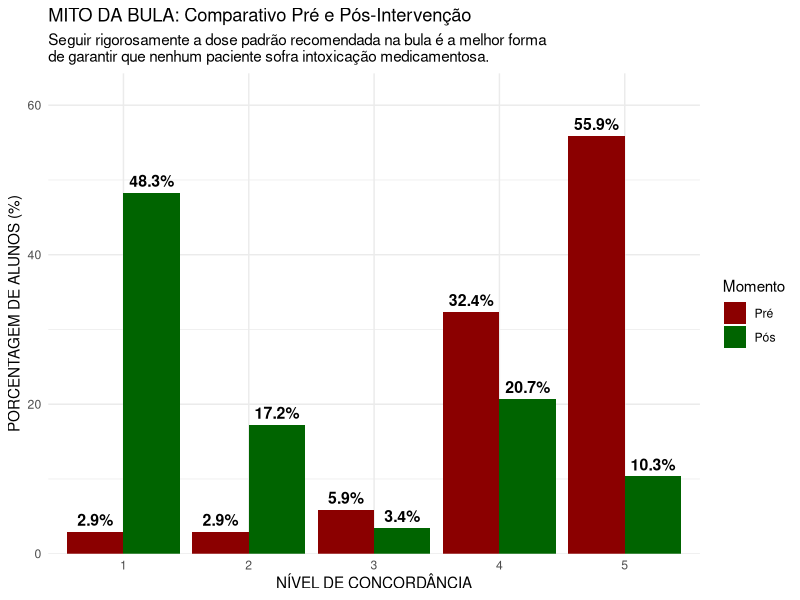
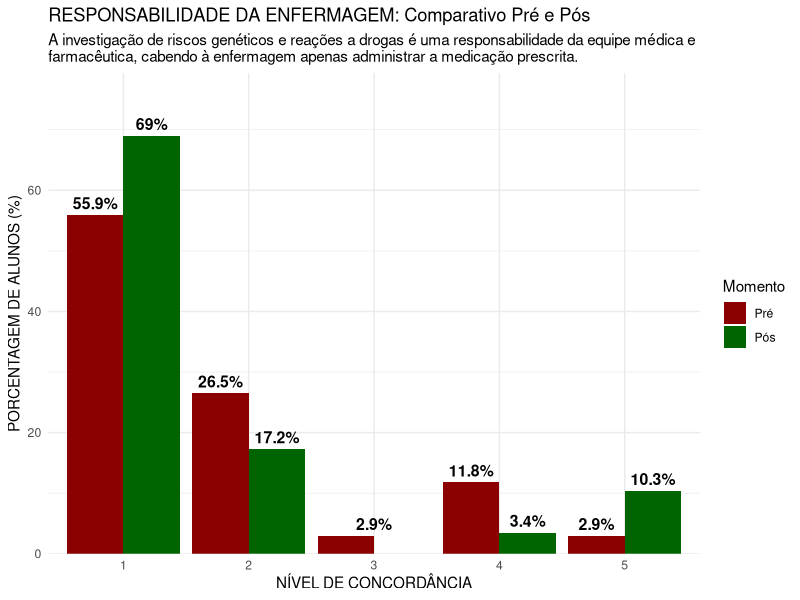
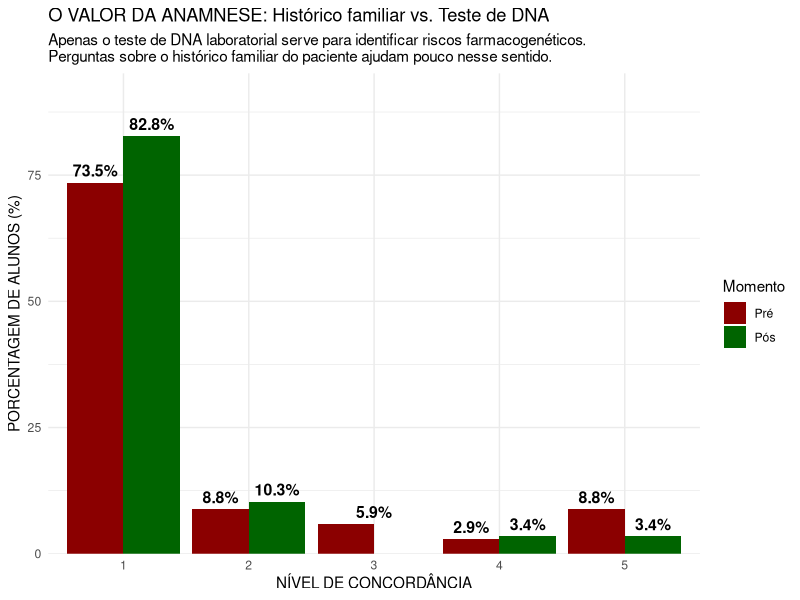
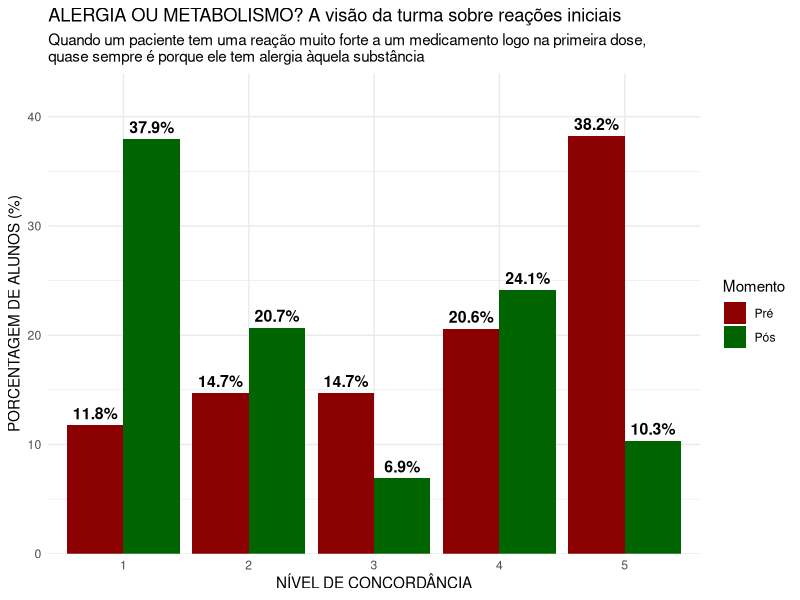
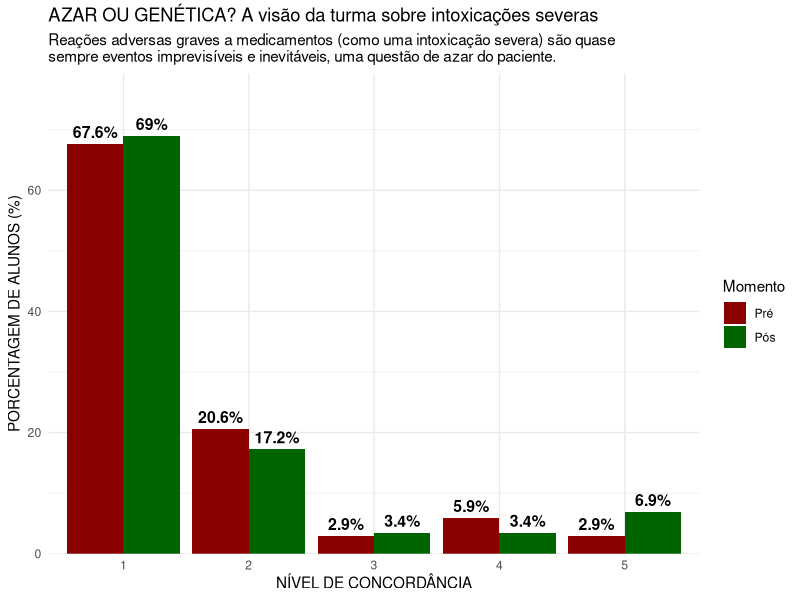
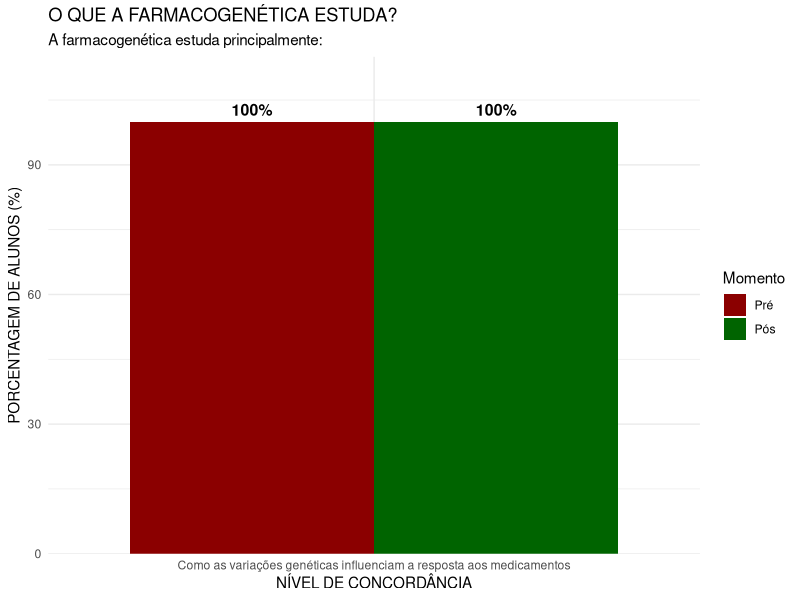
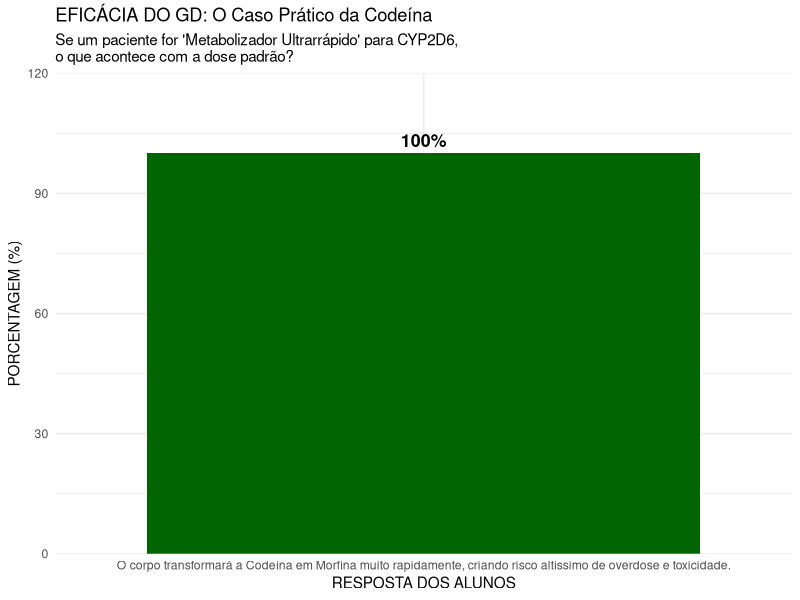
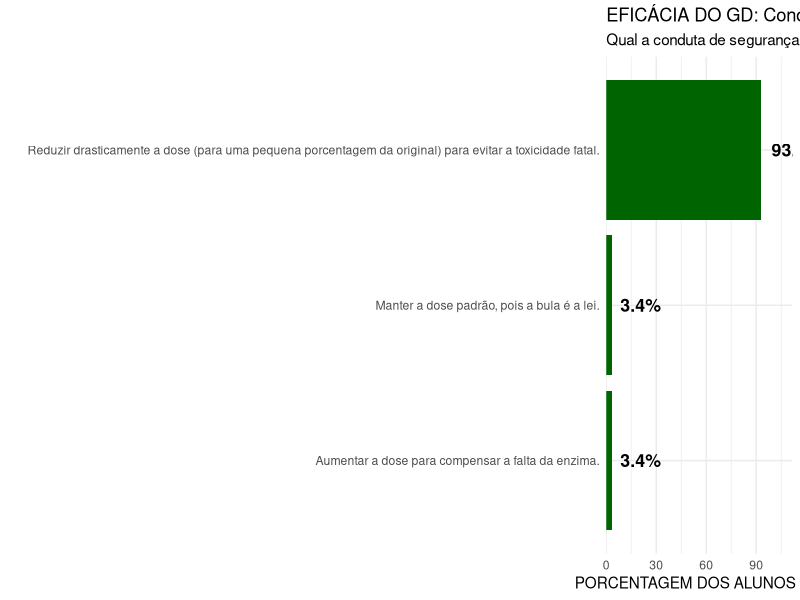

The R script that drew these images, in order:
library(tidyverse)

diretorio_plots <- "plots/02_resultados_finais/"

# 1. Coletando dados dos questionários Pré e Pós-Intervenção:
dadospre_sujos <- read.csv("data/dadospre.csv")
dadospos_sujos <- read.csv("data/dadospos.csv")

# 2. Limpeza dos dados pré:
dadospre <- dadospre_sujos %>% 
  rename(
    q1_bula = 2,
    q2_medico = 3,
    q3_dna = 4,
    q4_alergia = 5,
    q5_azar = 6,
    q6_conceito = 7
  ) %>% 
  mutate(fase = "Pré") 

# 3. Limpea dos dados pós:
dadospos <- dadospos_sujos %>% 
  rename(
    q1_bula = 2,
    q2_medico = 3,
    q3_dna = 4,
    q4_alergia = 5,
    q5_azar = 6,
    q6_conceito = 7,
    # Adicionando as 3 questões novas do pós:
    q7_argumento = 8,
    q8_codeina = 9,
    q9_tpmt = 10
  ) %>% 
  mutate(fase = "Pós") 

# 4. Unindo os dois e preparando os dados da questão 1:
dados_completos <- bind_rows(dadospre, dadospos)
resumo_q1_comp <- dados_completos %>%
  mutate(fase = factor(fase, levels = c("Pré", "Pós"))) %>% 
  group_by(fase, q1_bula) %>%
  count() %>%
  group_by(fase) %>% 
  mutate(porcentagem = n / sum(n) * 100)

# 5. Gerando o Gráfico da questão 1:
ggplot(resumo_q1_comp, aes(x = as.factor(q1_bula), y = porcentagem, fill = fase)) +
  geom_col(position = position_dodge(preserve = "single")) + 
  scale_fill_manual(values = c("Pré" = "darkred", "Pós" = "darkgreen")) +
  
  theme_minimal() +
  labs(
    x = "NÍVEL DE CONCORDÂNCIA",
    y = "PORCENTAGEM DE ALUNOS (%)",
    title = "MITO DA BULA: Comparativo Pré e Pós-Intervenção",
    subtitle = "Seguir rigorosamente a dose padrão recomendada na bula é a melhor forma
de garantir que nenhum paciente sofra intoxicação medicamentosa.",
    fill = "Momento"
  ) +
  geom_text(aes(label = paste0(round(porcentagem, 1), "%")),
            position = position_dodge(width = 0.9),
            vjust = -0.5,
            size = 4,
            fontface = "bold") +
  scale_y_continuous(expand = expansion(mult = c(0, 0.15)))

ggsave(paste0(diretorio_plots, "01_mito_bula.png"), width = 8, height = 5.5, dpi = 300)

# 6. Preparando dados e gerando o Gráfico da questão 2:
resumo_q2_comp <- dados_completos %>%
  mutate(fase = factor(fase, levels = c("Pré", "Pós"))) %>% 
  group_by(fase, q2_medico) %>%
  count() %>%
  group_by(fase) %>% 
  mutate(porcentagem = n / sum(n) * 100) 

ggplot(resumo_q2_comp, aes(x = as.factor(q2_medico), y = porcentagem, fill = fase)) +
  geom_col(position = position_dodge(preserve = "single")) + 
  scale_fill_manual(values = c("Pré" = "darkred", "Pós" = "darkgreen")) +
  
  theme_minimal() +
  labs(
    x = "NÍVEL DE CONCORDÂNCIA",
    y = "PORCENTAGEM DE ALUNOS (%)",
    title = "RESPONSABILIDADE DA ENFERMAGEM: Comparativo Pré e Pós",
    subtitle = "A investigação de riscos genéticos e reações a drogas é uma responsabilidade da equipe médica e
farmacêutica, cabendo à enfermagem apenas administrar a medicação prescrita.",
    fill = "Momento"
  ) +
  geom_text(aes(label = paste0(round(porcentagem, 1), "%")),
            position = position_dodge(width = 0.9),
            vjust = -0.5,
            size = 4,
            fontface = "bold") +
  scale_y_continuous(expand = expansion(mult = c(0, 0.15)))

ggsave(paste0(diretorio_plots, "02_responsabilidade_enfermagem.png"), width = 8, height = 5.5, dpi = 300)

# 7. Preparando dados e gerando o Gráfico da questão 3:
resumo_q3_comp <- dados_completos %>%
  mutate(fase = factor(fase, levels = c("Pré", "Pós"))) %>% 
  group_by(fase, q3_dna) %>%
  count() %>%
  group_by(fase) %>% 
  mutate(porcentagem = n / sum(n) * 100) 

ggplot(resumo_q3_comp, aes(x = as.factor(q3_dna), y = porcentagem, fill = fase)) +
  geom_col(position = position_dodge(preserve = "single")) + 
  scale_fill_manual(values = c("Pré" = "darkred", "Pós" = "darkgreen")) +
  
  theme_minimal() +
  labs(
    x = "NÍVEL DE CONCORDÂNCIA",
    y = "PORCENTAGEM DE ALUNOS (%)",
    title = "O VALOR DA ANAMNESE: Histórico familiar vs. Teste de DNA",
    subtitle = "Apenas o teste de DNA laboratorial serve para identificar riscos farmacogenéticos.
Perguntas sobre o histórico familiar do paciente ajudam pouco nesse sentido.",
    fill = "Momento"
  ) +
  geom_text(aes(label = paste0(round(porcentagem, 1), "%")),
            position = position_dodge(width = 0.9),
            vjust = -0.5,
            size = 4,
            fontface = "bold") +
  scale_y_continuous(expand = expansion(mult = c(0, 0.15)))

ggsave(paste0(diretorio_plots, "03_valor_anamnese.png"), width = 8, height = 5.5, dpi = 300)

# 8. Preparando dados e gerando o Gráfico da questão 4:
resumo_q4_comp <- dados_completos %>%
  mutate(fase = factor(fase, levels = c("Pré", "Pós"))) %>% 
  group_by(fase, q4_alergia) %>%
  count() %>%
  group_by(fase) %>% 
  mutate(porcentagem = n / sum(n) * 100) 

ggplot(resumo_q4_comp, aes(x = as.factor(q4_alergia), y = porcentagem, fill = fase)) +
  geom_col(position = position_dodge(preserve = "single")) + 
  scale_fill_manual(values = c("Pré" = "darkred", "Pós" = "darkgreen")) +
  
  theme_minimal() +
  labs(
    x = "NÍVEL DE CONCORDÂNCIA",
    y = "PORCENTAGEM DE ALUNOS (%)",
    title = "ALERGIA OU METABOLISMO? A visão da turma sobre reações iniciais",
    subtitle = "Quando um paciente tem uma reação muito forte a um medicamento logo na primeira dose,
quase sempre é porque ele tem alergia àquela substância",
    fill = "Momento"
  ) +
  geom_text(aes(label = paste0(round(porcentagem, 1), "%")),
            position = position_dodge(width = 0.9),
            vjust = -0.5,
            size = 4,
            fontface = "bold") +
  scale_y_continuous(expand = expansion(mult = c(0, 0.15)))

ggsave(paste0(diretorio_plots, "04_alergia_ou_metabolismo.png"), width = 8, height = 5.5, dpi = 300)

# 9. Preparando dados e gerando o Gráfico da questão 5:
resumo_q5_comp <- dados_completos %>%
  mutate(fase = factor(fase, levels = c("Pré", "Pós"))) %>% 
  group_by(fase, q5_azar) %>%
  count() %>%
  group_by(fase) %>% 
  mutate(porcentagem = n / sum(n) * 100) 

ggplot(resumo_q5_comp, aes(x = as.factor(q5_azar), y = porcentagem, fill = fase)) +
  geom_col(position = position_dodge(preserve = "single")) + 
  scale_fill_manual(values = c("Pré" = "darkred", "Pós" = "darkgreen")) +
  
  theme_minimal() +
  labs(
    x = "NÍVEL DE CONCORDÂNCIA",
    y = "PORCENTAGEM DE ALUNOS (%)",
    title = "AZAR OU GENÉTICA? A visão da turma sobre intoxicações severas",
    subtitle = "Reações adversas graves a medicamentos (como uma intoxicação severa) são quase
sempre eventos imprevisíveis e inevitáveis, uma questão de azar do paciente.",
    fill = "Momento"
  ) +
  geom_text(aes(label = paste0(round(porcentagem, 1), "%")),
            position = position_dodge(width = 0.9),
            vjust = -0.5,
            size = 4,
            fontface = "bold") +
  scale_y_continuous(expand = expansion(mult = c(0, 0.15)))

ggsave(paste0(diretorio_plots, "05_azar_ou_genetica.png"), width = 8, height = 5.5, dpi = 300)

# 10. Preparando dados e gerando o Gráfico da questão 6:
resumo_q6_comp <- dados_completos %>%
  mutate(fase = factor(fase, levels = c("Pré", "Pós"))) %>% 
  group_by(fase, q6_conceito) %>%
  count() %>%
  group_by(fase) %>% 
  mutate(porcentagem = n / sum(n) * 100) 

ggplot(resumo_q6_comp, aes(x = as.factor(q6_conceito), y = porcentagem, fill = fase)) +
  geom_col(position = position_dodge(preserve = "single")) + 
  scale_fill_manual(values = c("Pré" = "darkred", "Pós" = "darkgreen")) +
  
  theme_minimal() +
  labs(
    x = "NÍVEL DE CONCORDÂNCIA",
    y = "PORCENTAGEM DE ALUNOS (%)",
    title = "O QUE A FARMACOGENÉTICA ESTUDA?",
    subtitle = "A farmacogenética estuda principalmente:",
    fill = "Momento"
  ) +
  geom_text(aes(label = paste0(round(porcentagem, 1), "%")),
            position = position_dodge(width = 0.9),
            vjust = -0.5,
            size = 4,
            fontface = "bold") +
  scale_y_continuous(expand = expansion(mult = c(0, 0.15)))

ggsave(paste0(diretorio_plots, "06_escopo_estudo.png"), width = 9, height = 6, dpi = 300)

# 11. Gráficos para questões exclusívas do formulário Pós:

# 11.1: Questão da codeína:

resumo_q8_pos <- dadospos %>%
  count(q8_codeina) %>%
  mutate(porcentagem = n / sum(n) * 100)

ggplot(resumo_q8_pos, aes(x = as.factor(q8_codeina), y = porcentagem)) +
  geom_col(fill = "darkgreen") + 
  theme_minimal() +
  labs(
    x = "RESPOSTA DOS ALUNOS",
    y = "PORCENTAGEM (%)",
    title = "EFICÁCIA DO GD: O Caso Prático da Codeína",
    subtitle = "Se um paciente for 'Metabolizador Ultrarrápido' para CYP2D6,
o que acontece com a dose padrão?"
  ) +
  geom_text(aes(label = paste0(round(porcentagem, 1), "%")),
            vjust = -0.5,
            size = 4.5,
            fontface = "bold") +
  scale_y_continuous(expand = expansion(mult = c(0, 0.2))) 

ggsave(paste0(diretorio_plots, "07_pos_caso_codeina.png"), width = 8, height = 5, dpi = 300)

# 11.2: Questão da TPMT:
resumo_q9_pos <- dadospos %>%
  count(q9_tpmt) %>%
  mutate(porcentagem = n / sum(n) * 100)

ggplot(resumo_q9_pos, aes(x = as.factor(q9_tpmt), y = porcentagem)) +
  geom_col(fill = "darkgreen") + 
  theme_minimal() +
  labs(
    x = "", 
    y = "PORCENTAGEM DOS ALUNOS (%)",
    title = "EFICÁCIA DO GD: Conduta Clínica na Leucemia (TPMT)",
    subtitle = "Qual a conduta de segurança correta para pacientes com deficiência de TPMT?"
  ) +
  geom_text(aes(label = paste0(round(porcentagem, 1), "%")), 
            hjust = -0.2, 
            size = 4.5, 
            fontface = "bold") +
  scale_y_continuous(expand = expansion(mult = c(0, 0.2))) +
  coord_flip()

ggsave(paste0(diretorio_plots, "08_pos_caso_tpmt.png"), width = 9, height = 5, dpi = 300)
